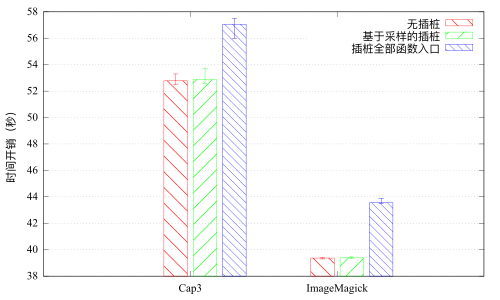

Recreate this plot in gnuplot.
set term pdfcairo font "Times New Roman,12"
set output 'inst_overhead.pdf'
set style histogram errorbars gap 2 lw 1
set style data histogram
set style fill transparent pattern 4 border
set boxwidth 0.8
set grid ytics
#unset xtics
#set xlabel ""
set ylabel "时间开销（秒）"
#set xtics rotate by -15
#set yrange [0:40]
#set logscale y
#set key inside left top noreverse noenhanced autotitles
plot 'inst_overhead.dat' u 2:3:4:xtic(1) t "无插桩", "" u 5:6:7:xtic(1) t "基于采样的插桩", "" u 8:9:10:xtic(1) t "插桩全部函数入口"
quit
